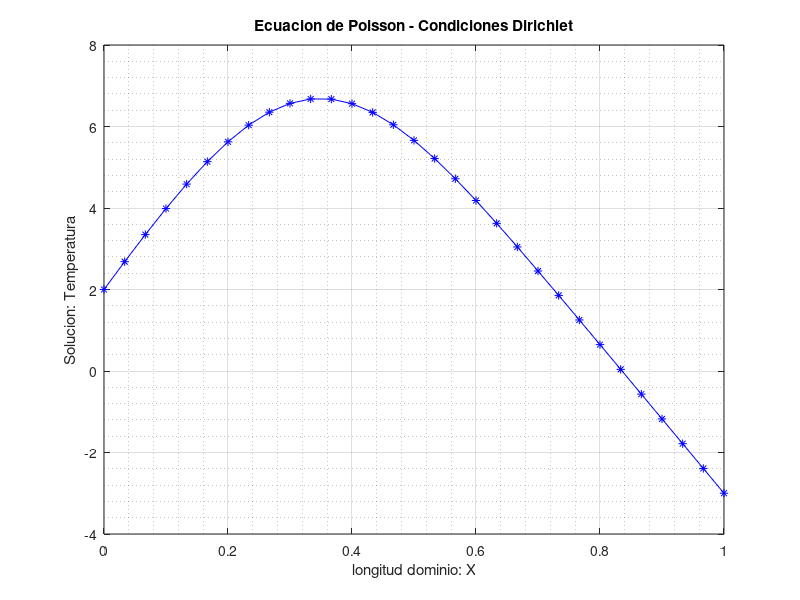

Source code (MATLAB):
    % EcPoissonDirichletFD.m


clear all; clc;
% programa para resolver la ecuacion de Poisson
% con condiciones Dirichlet
% Simil ecuacion de calor con Fuente

% Metodo: Diferencias Finitas

% -kphi''(x) = Q(x) para todo x, tal que 0<x<L
% phi(0) = a; phi(L) = b;

% parametros del problema

L=1;  k=1; a=2; b=-3;
% para diferentes fuentes:
 Q = @(x) 100*exp(-20*(x-L/3).^2);
% Q = @(x) 300*(0.5<x<0.7);
% Q = @(x) 100*(sin(5*pi*x));
% Q = @(x) 300*(0.3<x<0.4)-(-100*(0.7<x<0.8));
% Q = @(x) 300*(0.3<x<0.4)+300*(sin(7*pi*x));
%Parametros de metodo de discretizacion y resolucion

N=30;

% Armado de la matriz
% paso
h = L/N;
uno=ones(N+1,1);
diagonales =[-1*uno 2*uno -1*uno];
matriz=spdiags(diagonales, [-1 0 1], N+1, N+1);
% Arreglo primera fila de acuerdo condiciones de contorno
matriz(1,[1:2]) = [1 0];
% Arreglo ultima fila de acuerdo condiciones de contorno                                                                                              +
matriz(N+1, [N:N+1]) = [0 1];

% Armamos el lado derecho
x=linspace(0,L,N+1)';
F = [a; (h^2/k).*Q(x(2:N)); b];

% Resolvemos:
phi = matriz\F; % método directo de Octave

% ANALIZAMOS LA MATRIZ
%=====================================
rhoMatriz = max(abs(eig(matriz)))
##edd(matriz)
##analisisMatriz(matriz,F)
%=====================================
% graficamos
figure(1)
plot(x,phi,'b*-')
grid on; grid minor
title('Ecuacion de Poisson - Condiciones Dirichlet')
xlabel('longitud dominio: X')
ylabel('Solucion: Temperatura')
